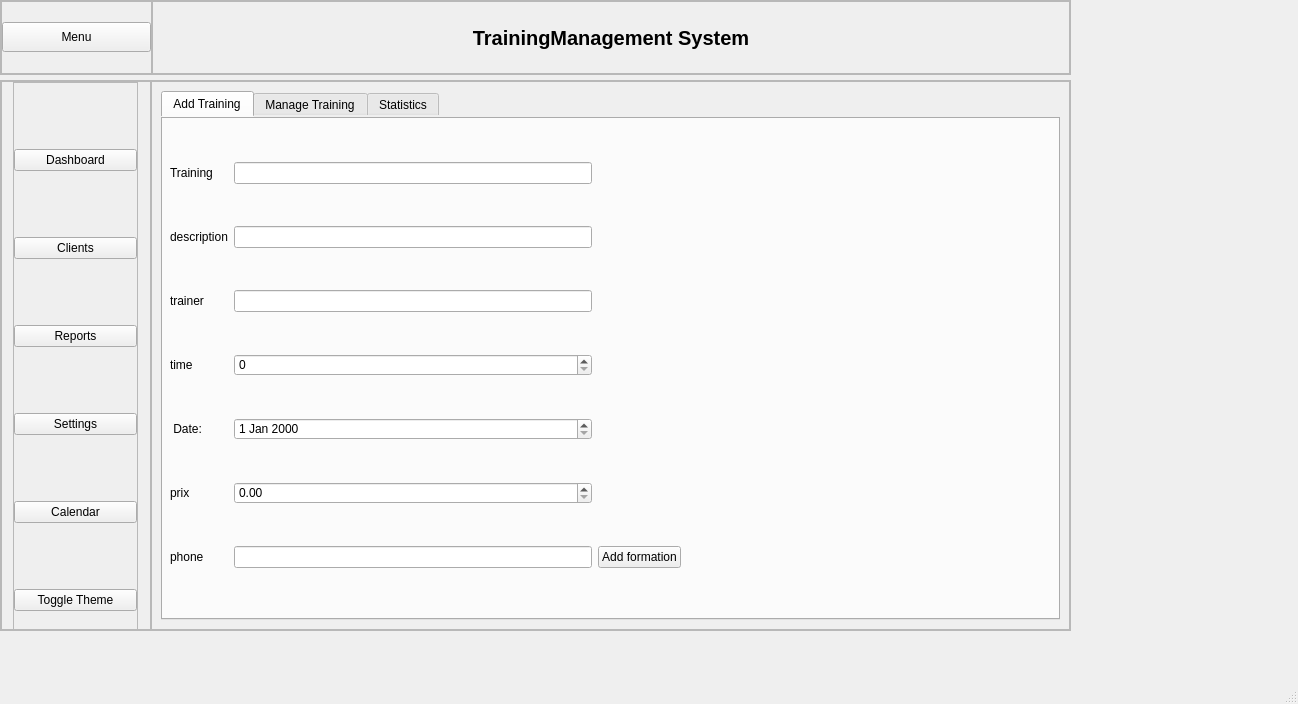
<?xml version="1.0" encoding="UTF-8"?>
<ui version="4.0">
 <class>formationwindow</class>
<widget class="QMainWindow" name="formationwindow">
  <property name="geometry">
   <rect>
    <x>0</x>
    <y>0</y>
    <width>1298</width>
    <height>704</height>
   </rect>
  </property>
  <property name="windowTitle">
   <string>formationwindow</string>
  </property>
  <property name="styleSheet">
   <string notr="true"/>
  </property>
  <widget class="QWidget" name="centralwidget">
   <widget class="QFrame" name="header">
    <property name="geometry">
     <rect>
      <x>0</x>
      <y>0</y>
      <width>1071</width>
      <height>75</height>
     </rect>
    </property>
    <property name="sizePolicy">
     <sizepolicy hsizetype="Preferred" vsizetype="Preferred">
      <horstretch>0</horstretch>
      <verstretch>0</verstretch>
     </sizepolicy>
    </property>
    <property name="minimumSize">
     <size>
      <width>0</width>
      <height>75</height>
     </size>
    </property>
    <property name="maximumSize">
     <size>
      <width>16777215</width>
      <height>75</height>
     </size>
    </property>
    <property name="frameShape">
     <enum>QFrame::Shape::StyledPanel</enum>
    </property>
    <property name="frameShadow">
     <enum>QFrame::Shadow::Raised</enum>
    </property>
    <layout class="QHBoxLayout" name="horizontalLayout_2">
     <property name="spacing">
      <number>0</number>
     </property>
     <property name="leftMargin">
      <number>0</number>
     </property>
     <property name="topMargin">
      <number>0</number>
     </property>
     <property name="rightMargin">
      <number>0</number>
     </property>
     <property name="bottomMargin">
      <number>0</number>
     </property>
     <item>
      <widget class="QFrame" name="frame_3">
       <property name="minimumSize">
        <size>
         <width>50</width>
         <height>0</height>
        </size>
       </property>
       <property name="maximumSize">
        <size>
         <width>151</width>
         <height>16777215</height>
        </size>
       </property>
       <property name="styleSheet">
        <string notr="true">color: rgb(0, 0, 0);</string>
       </property>
       <property name="frameShape">
        <enum>QFrame::Shape::StyledPanel</enum>
       </property>
       <property name="frameShadow">
        <enum>QFrame::Shadow::Raised</enum>
       </property>
       <layout class="QHBoxLayout" name="horizontalLayout_3">
        <property name="spacing">
         <number>0</number>
        </property>
        <property name="leftMargin">
         <number>0</number>
        </property>
        <property name="topMargin">
         <number>0</number>
        </property>
        <property name="rightMargin">
         <number>0</number>
        </property>
        <property name="bottomMargin">
         <number>0</number>
        </property>
        <item>
         <widget class="QPushButton" name="menuButton">
          <property name="sizePolicy">
           <sizepolicy hsizetype="Preferred" vsizetype="Fixed">
            <horstretch>0</horstretch>
            <verstretch>0</verstretch>
           </sizepolicy>
          </property>
          <property name="minimumSize">
           <size>
            <width>0</width>
            <height>30</height>
           </size>
          </property>
          <property name="maximumSize">
           <size>
            <width>16777215</width>
            <height>30</height>
           </size>
          </property>
          <property name="text">
           <string>Menu</string>
          </property>
          <property name="iconSize">
           <size>
            <width>24</width>
            <height>24</height>
           </size>
          </property>
         </widget>
        </item>
       </layout>
      </widget>
     </item>
     <item>
      <widget class="QFrame" name="frame_5">
       <property name="styleSheet">
        <string notr="true">color: rgb(0, 0, 0);</string>
       </property>
       <property name="frameShape">
        <enum>QFrame::Shape::StyledPanel</enum>
       </property>
       <property name="frameShadow">
        <enum>QFrame::Shadow::Raised</enum>
       </property>
       <layout class="QVBoxLayout" name="verticalLayout_4">
        <item>
         <widget class="QLabel" name="label">
          <property name="font">
           <font>
            <pointsize>15</pointsize>
            <bold>true</bold>
           </font>
          </property>
          <property name="text">
           <string>TrainingManagement System</string>
          </property>
          <property name="alignment">
           <set>Qt::AlignmentFlag::AlignCenter</set>
          </property>
         </widget>
        </item>
       </layout>
      </widget>
     </item>
    </layout>
   </widget>
   <widget class="QFrame" name="frame_2">
    <property name="geometry">
     <rect>
      <x>0</x>
      <y>80</y>
      <width>1071</width>
      <height>551</height>
     </rect>
    </property>
    <property name="frameShape">
     <enum>QFrame::Shape::StyledPanel</enum>
    </property>
    <property name="frameShadow">
     <enum>QFrame::Shadow::Raised</enum>
    </property>
    <layout class="QHBoxLayout" name="horizontalLayout">
     <property name="spacing">
      <number>0</number>
     </property>
     <property name="leftMargin">
      <number>0</number>
     </property>
     <property name="topMargin">
      <number>0</number>
     </property>
     <property name="rightMargin">
      <number>0</number>
     </property>
     <property name="bottomMargin">
      <number>0</number>
     </property>
     <item>
      <widget class="QFrame" name="sideMenu">
       <property name="minimumSize">
        <size>
         <width>150</width>
         <height>0</height>
        </size>
       </property>
       <property name="maximumSize">
        <size>
         <width>150</width>
         <height>16777215</height>
        </size>
       </property>
       <property name="styleSheet">
        <string notr="true">color: rgb(0, 0, 0);
border-color: rgb(0, 0, 0);</string>
       </property>
       <property name="frameShape">
        <enum>QFrame::Shape::StyledPanel</enum>
       </property>
       <property name="frameShadow">
        <enum>QFrame::Shadow::Raised</enum>
       </property>
       <layout class="QVBoxLayout" name="verticalLayout_2">
        <property name="spacing">
         <number>0</number>
        </property>
        <property name="leftMargin">
         <number>0</number>
        </property>
        <property name="topMargin">
         <number>0</number>
        </property>
        <property name="rightMargin">
         <number>0</number>
        </property>
        <property name="bottomMargin">
         <number>0</number>
        </property>
        <item alignment="Qt::AlignmentFlag::AlignHCenter|Qt::AlignmentFlag::AlignVCenter">
         <widget class="QFrame" name="frame_6">
          <property name="minimumSize">
           <size>
            <width>125</width>
            <height>600</height>
           </size>
          </property>
          <property name="maximumSize">
           <size>
            <width>150</width>
            <height>16777215</height>
           </size>
          </property>
          <property name="styleSheet">
           <string notr="true">color: rgb(0, 0, 0);
border-color: rgb(0, 0, 0);</string>
          </property>
          <property name="frameShape">
           <enum>QFrame::Shape::StyledPanel</enum>
          </property>
          <property name="frameShadow">
           <enum>QFrame::Shadow::Raised</enum>
          </property>
          <layout class="QVBoxLayout" name="verticalLayout_3">
           <property name="spacing">
            <number>0</number>
           </property>
           <property name="leftMargin">
            <number>0</number>
           </property>
           <property name="topMargin">
            <number>0</number>
           </property>
           <property name="rightMargin">
            <number>0</number>
           </property>
           <property name="bottomMargin">
            <number>0</number>
           </property>
           <item>
            <widget class="QPushButton" name="pushButton">
             <property name="styleSheet">
              <string notr="true">#label {
    color: white;
    padding: 5px;
    font-size: 15pt;
    font-weight: bold;
    text-shadow: 1px 1px 2px rgba(0, 0, 0, 0.3);
}</string>
             </property>
             <property name="text">
              <string>Dashboard</string>
             </property>
            </widget>
           </item>
           <item>
            <widget class="QPushButton" name="pushButton_2">
             <property name="text">
              <string>Clients</string>
             </property>
            </widget>
           </item>
           <item>
            <widget class="QPushButton" name="pushButton_3">
             <property name="text">
              <string>Reports</string>
             </property>
            </widget>
           </item>
           <item>
            <widget class="QPushButton" name="pushButton_4">
             <property name="text">
              <string>Settings</string>
             </property>
            </widget>
           </item>
           <item>
            <widget class="QPushButton" name="pushButton_5">
             <property name="text">
              <string>Calendar</string>
             </property>
            </widget>
           </item>
           <item>
            <widget class="QPushButton" name="themeButton">
             <property name="text">
              <string>Toggle Theme</string>
             </property>
            </widget>
           </item>
          </layout>
         </widget>
        </item>
       </layout>
      </widget>
     </item>
     <item>
      <widget class="QFrame" name="frame_4">
       <property name="sizePolicy">
        <sizepolicy hsizetype="Expanding" vsizetype="Preferred">
         <horstretch>0</horstretch>
         <verstretch>0</verstretch>
        </sizepolicy>
       </property>
       <property name="styleSheet">
        <string notr="true">color: rgb(0, 0, 0);
border-color: rgb(0, 0, 0);
</string>
       </property>
       <property name="frameShape">
        <enum>QFrame::Shape::StyledPanel</enum>
       </property>
       <property name="frameShadow">
        <enum>QFrame::Shadow::Raised</enum>
       </property>
       <layout class="QVBoxLayout" name="verticalLayout_5">
        <item>
         <widget class="QTabWidget" name="tabWidget">
          <property name="whatsThis">
           <string>&lt;html&gt;&lt;head/&gt;&lt;body&gt;&lt;p&gt;ddd&lt;/p&gt;&lt;/body&gt;&lt;/html&gt;</string>
          </property>
          <property name="styleSheet">
           <string notr="true">color: rgb(0, 0, 0);
border-color: rgb(0, 0, 0);</string>
          </property>
          <property name="currentIndex">
           <number>0</number>
          </property>
          <widget class="QWidget" name="ClientForm">
           <property name="contextMenuPolicy">
            <enum>Qt::ContextMenuPolicy::PreventContextMenu</enum>
           </property>
           <attribute name="title">
            <string>Add Training</string>
           </attribute>
           <layout class="QGridLayout" name="gridLayout_2">
            <item row="1" column="2">
             <widget class="QLineEdit" name="des"/>
            </item>
            <item row="5" column="0">
             <widget class="QLabel" name="label_consultant">
              <property name="text">
               <string>prix</string>
              </property>
             </widget>
            </item>
            <item row="1" column="0">
             <widget class="QLabel" name="label_sector">
              <property name="text">
               <string>description</string>
              </property>
             </widget>
            </item>
            <item row="4" column="2">
             <widget class="QDateEdit" name="date"/>
            </item>
            <item row="3" column="0">
             <widget class="QLabel" name="label_email">
              <property name="text">
               <string>time</string>
              </property>
             </widget>
            </item>
            <item row="6" column="2">
             <widget class="QLineEdit" name="phoneNumberInput"/>
            </item>
            <item row="2" column="2">
             <widget class="QLineEdit" name="tr"/>
            </item>
            <item row="5" column="2">
             <widget class="QDoubleSpinBox" name="prixb"/>
            </item>
            <item row="2" column="0">
             <widget class="QLabel" name="label_contact">
              <property name="text">
               <string>trainer</string>
              </property>
             </widget>
            </item>
            <item row="4" column="0">
             <widget class="QLabel" name="label_date">
              <property name="text">
               <string> Date:</string>
              </property>
             </widget>
            </item>
            <item row="3" column="2">
             <widget class="QSpinBox" name="timeb"/>
            </item>
            <item row="1" column="6">
             <widget class="QLabel" name="notificationLabel">
              <property name="text">
               <string/>
              </property>
              <property name="pixmap">
               <pixmap>../../../../Mega Pc/Downloads/Ra.png</pixmap>
              </property>
              <property name="scaledContents">
               <bool>false</bool>
              </property>
              <property name="wordWrap">
               <bool>false</bool>
              </property>
             </widget>
            </item>
            <item row="0" column="2">
             <widget class="QLineEdit" name="format"/>
            </item>
            <item row="0" column="5" rowspan="7">
             <spacer name="horizontalSpacer">
              <property name="orientation">
               <enum>Qt::Orientation::Horizontal</enum>
              </property>
              <property name="sizeHint" stdset="0">
               <size>
                <width>40</width>
                <height>20</height>
               </size>
              </property>
             </spacer>
            </item>
            <item row="0" column="0">
             <widget class="QLabel" name="label_name">
              <property name="text">
               <string>Training</string>
              </property>
             </widget>
            </item>
            <item row="6" column="3">
             <widget class="QPushButton" name="add">
              <property name="text">
               <string>Add formation</string>
              </property>
             </widget>
            </item>
            <item row="6" column="0">
             <widget class="QLabel" name="label_2">
              <property name="text">
               <string>phone</string>
              </property>
             </widget>
            </item>
           </layout>
          </widget>
          <widget class="QWidget" name="listClient">
           <attribute name="title">
            <string>Manage Training</string>
           </attribute>
           <layout class="QVBoxLayout" name="verticalLayout_6">
            <item>
             <widget class="QGroupBox" name="searchGroupBox">
              <property name="title">
               <string>Search</string>
              </property>
              <layout class="QHBoxLayout" name="searchLayout">
               <item>
                <widget class="QComboBox" name="searchCriteriaComboBox">
                 <item>
                  <property name="text">
                   <string>formation</string>
                  </property>
                 </item>
                 <item>
                  <property name="text">
                   <string>trainer</string>
                  </property>
                 </item>
                 <item>
                  <property name="text">
                   <string>prix</string>
                  </property>
                 </item>
                 <item>
                  <property name="text">
                   <string>time</string>
                  </property>
                 </item>
                 <item>
                  <property name="text">
                   <string/>
                  </property>
                 </item>
                </widget>
               </item>
               <item>
                <widget class="QLineEdit" name="searchInput">
                 <property name="placeholderText">
                  <string>Type to search...</string>
                 </property>
                </widget>
               </item>
               <item>
                <widget class="QPushButton" name="resetSearchButton">
                 <property name="text">
                  <string>Reset Search</string>
                 </property>
                </widget>
               </item>
              </layout>
             </widget>
            </item>
            <item>
             <widget class="QTableView" name="tabtr">
              <property name="selectionMode">
               <enum>QAbstractItemView::SelectionMode::SingleSelection</enum>
              </property>
              <property name="selectionBehavior">
               <enum>QAbstractItemView::SelectionBehavior::SelectRows</enum>
              </property>
             </widget>
            </item>
            <item>
             <layout class="QHBoxLayout" name="horizontalLayout_4">
              <item>
               <widget class="QPushButton" name="deletef">
                <property name="text">
                 <string>Delete</string>
                </property>
               </widget>
              </item>
              <item>
               <widget class="QPushButton" name="updateButton">
                <property name="text">
                 <string>Update</string>
                </property>
               </widget>
              </item>
              <item>
               <widget class="QPushButton" name="exportButton">
                <property name="text">
                 <string>PDF</string>
                </property>
               </widget>
              </item>
             </layout>
            </item>
           </layout>
          </widget>
          <widget class="QWidget" name="widget">
           <attribute name="title">
            <string>Statistics</string>
           </attribute>
           <widget class="QChartView" name="statsChartView">
            <property name="geometry">
             <rect>
              <x>10</x>
              <y>10</y>
              <width>871</width>
              <height>461</height>
             </rect>
            </property>
           </widget>
           <widget class="QPushButton" name="refreshStatsButton">
            <property name="geometry">
             <rect>
              <x>10</x>
              <y>480</y>
              <width>80</width>
              <height>18</height>
             </rect>
            </property>
            <property name="text">
             <string>Statistics</string>
            </property>
           </widget>
          </widget>
         </widget>
        </item>
       </layout>
      </widget>
     </item>
    </layout>
   </widget>
  </widget>
  <widget class="QMenuBar" name="menubar">
   <property name="geometry">
    <rect>
     <x>0</x>
     <y>0</y>
     <width>1298</width>
     <height>17</height>
    </rect>
   </property>
  </widget>
  <widget class="QStatusBar" name="statusbar"/>
 </widget>
 <customwidgets>
  <customwidget>
   <class>QChartView</class>
   <extends>QGraphicsView</extends>
   <header>qchartview.h</header>
  </customwidget>
 </customwidgets>
 <resources/>
 <connections/>
</ui>
